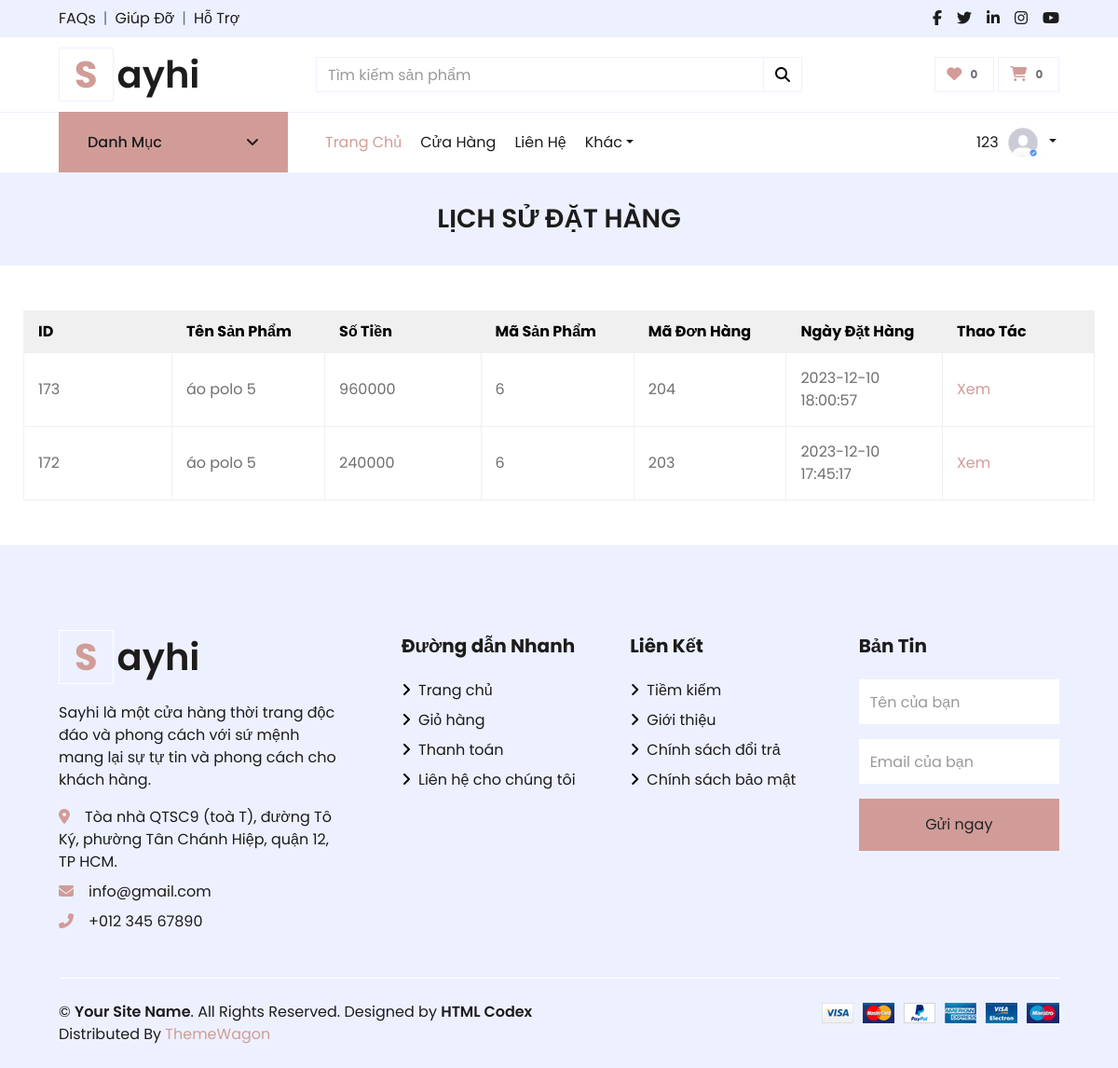
Page /index.php?act=lichsu (signed in) on the committed database.
### tables this page shows
CREATE TABLE `orders_detail` (
  `id` int(11) NOT NULL,
  `amount` int(11) NOT NULL,
  `id_user` int(5) NOT NULL,
  `order_id` int(11) NOT NULL,
  `product_id` int(11) NOT NULL,
  `creation_date` timestamp NULL DEFAULT current_timestamp(),
  `updation_date` timestamp NULL DEFAULT current_timestamp(),
  `quantity` int(11) NOT NULL
);

CREATE TABLE `products` (
  `id` int(11) NOT NULL,
  `category_id` int(11) NOT NULL,
  `name` varchar(50) NOT NULL,
  `status` int(11) NOT NULL DEFAULT 0,
  `description` text NOT NULL,
  `price` double NOT NULL,
  `quantity` int(3) NOT NULL,
  `image` varchar(100) DEFAULT NULL
);

### index.php (called while the page is built)
<?php
include "controller/index.php";
?>

### model/order.php (called while the page is built, shortened)
<?php
function all_order($user_id = 1) {
    $conn = connect();
    if (is_array($user_id)) {
        $user_id = reset($user_id);
    }
    $sql = "SELECT * FROM orders_detail WHERE id_user = ? ORDER BY updation_date DESC";
    $stmt = $conn->prepare($sql);
    $stmt->bindParam(1, $user_id, PDO::PARAM_INT);
    $stmt->execute();
    $result = $stmt->fetchAll(PDO::FETCH_ASSOC);
    return $result;
}

### model/product.php (called while the page is built, shortened)
<?php
  function getOneProduct($id) {
    $conn=connect();
    $sql = "SELECT * FROM `products` WHERE id = " . $id;
    $stmt = $conn->prepare($sql);
    $stmt->execute();
    $stmt->setFetchMode(PDO::FETCH_ASSOC);
    $result = $stmt->fetch();
    return $result;
    }
?>

### view/lichsu.php (the view, shortened to what this page needs)
<div class="container-fluid">
    <div class="row border-top px-xl-5">
        <div class="col-lg-3 d-none d-lg-block">
            <a class="btn shadow-none d-flex align-items-center justify-content-between bg-primary text-white w-100" data-toggle="collapse" href="#navbar-vertical" style="height: 65px; margin-top: -1px; padding: 0 30px;">
                <h6 class="m-0">Danh Mục</h6>
                <i class="fa fa-angle-down text-dark"></i>
            </a>
        </div>
        <div class="col-lg-9">
            <nav class="navbar navbar-expand-lg bg-light navbar-light py-3 py-lg-0 px-0">
                <div class="collapse navbar-collapse justify-content-between" id="navbarCollapse">
                    <div class="navbar-nav mr-auto py-0">
                        <a href="index.php" class="nav-item nav-link active">Trang Chủ</a>
                        <a href="index.php?act=shop" class="nav-item nav-link">Cửa Hàng</a>
                        <a href="index.php?act=lienhe" class="nav-item nav-link">Liên Hệ</a>
                        <div class="nav-item dropdown">
                            <a href="#" class="nav-link dropdown-toggle" data-toggle="dropdown">Khác</a>
                        </div>
                    </div>
                    <div class="navbar-nav ml-auto py-0">
                    <?php
                            if (isset($_SESSION['user']) && ($_SESSION['user'] > 0)) {
                                echo ' <div class="nav-item dropdown" style= "display: flex; align-items: center;">
                                            <a href="#" class="nav-item nav-link" style=" padding: 10px 3px">' . $_SESSION['user']['username'] . '</a>
                                            <a href="#" class="nav-link dropdown-toggle" data-toggle="dropdown" style=" padding: 10px 3px" >
                                            <img src="layout/img/user.jpg" alt="" style=" width: 40px; height: 40px" >
                                            </a>
                                            <div class="dropdown-menu rounded-0 m-0">
                                                <a href="index.php?act=updateUser" class="dropdown-item">Cập Nhật</a>
                                                <a href="index.php?act=lichsu" class="dropdown-item">Lịch Sử Đặt Hàng </a>
                                                <a href="index.php?act=dangxuat" class="dropdown-item">Đăng Xuất</a>
                                            </div>
                                        </div>';
                            } else {
                                echo ' <a href="index.php?act=dangnhap" class="nav-item nav-link">Đăng Nhập</a>
                                <a href="index.php?act=dangky" class="nav-item nav-link">Đăng Ký</a>';
                            }
                            ?>
                    </div>
                </div>
            </nav>
        </div>
    </div>
</div>
<div class="container-fluid bg-secondary mb-5">
    <div class="d-flex flex-column align-items-center justify-content-center" style="min-height: 100px">
        <h1 class="font-weight-semi-bold text-uppercase mb-3 text-h1">Lịch Sử Đặt Hàng</h1>
    </div>
</div>
<table class="container-lsdh" border="2">
        <thead>
            <tr>
            <th class="thead-item">ID</th>
                <th class="thead-item">Tên sản phẩm</th>
                <th class="thead-item">Số tiền</th>
                <th class="thead-item">Mã sản phẩm</th>
                <th class="thead-item">Mã đơn hàng</th>
                <th class="thead-item">Ngày Đặt Hàng</th>
                <th class="thead-item">Thao Tác</th>
            </tr>
        </thead>
        <tbody>
        <?php
if (!empty($lsdh)) {
    foreach($lsdh as $ls):
        $product_id = $ls['product_id'];
        $product = getOneProduct($product_id);
        if ($product) : ?>
            <tr>
            <td class="tbody-items"><?= $ls['id']?></td>
                <td class="tbody-items"><?= $product['name']?></td>
                <td class="tbody-items"><?= $ls['amount']?></td>
                <td class="tbody-items"><?= $ls['product_id']?></td>
                <td class="tbody-items"><?= $ls['order_id']?></td>
                <td class="tbody-items"><?= $ls['creation_date']?></td>
                <td class="tbody-items"><a href="index.php?act=order_detail&id=<?=$ls['order_id']?>">Xem</a></td>
            </tr>
        <?php
        else : ?>
            <tr>
                <td colspan="7">Không tìm thấy thông tin sản phẩm cho ID: <?= $product_id ?></td>
            </tr>
        <?php
        endif;
    endforeach;
} else {
    echo '<tr><td colspan="7">Bạn chưa mua hàng.</td></tr>';
}
?>
        </tbody>
    </table>

### rows in the picture
orders_detail: id "173", product.name "áo polo 5", amount "960000", product "6", order "204", creation_date "2023-12-10 18:00:57"
orders_detail: id "172", product.name "áo polo 5", amount "240000", product "6", order "203", creation_date "2023-12-10 17:45:17"

### other values in the picture
$_SESSION['user']['username'] "123"
